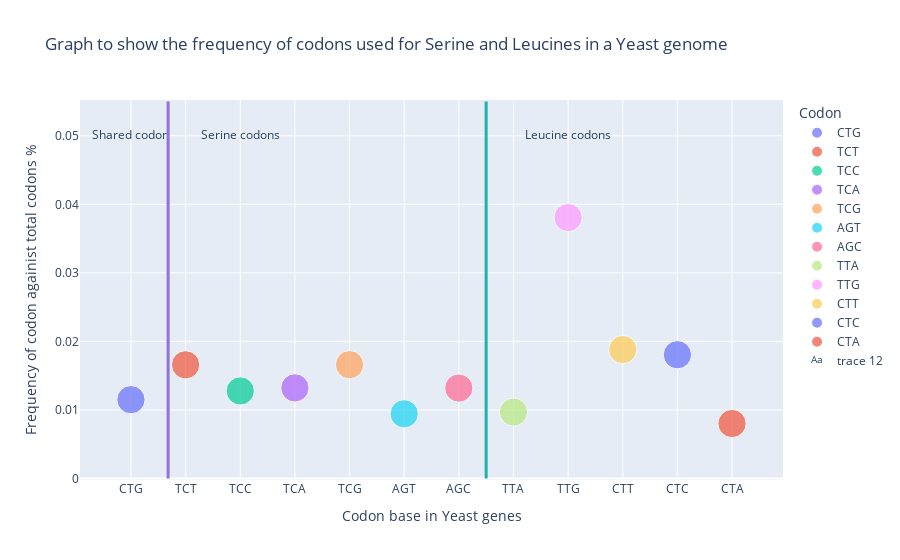

Notebook code for this chart:
### Code cell
#plot all the data onto a figure 

fig = px.scatter(
    x=codon_ord_list, 
    y=percentage_freqs,
    color = codon_ord_list,
    size = [2,2,2,2,2,2,2,2,2,2,2,2],
    title = 'Graph to show the frequency of codons used for Serine and Leucines in a Yeast genome'
)

fig.update_layout(showlegend=True, 
                  xaxis_type='category', xaxis_title='Codon base in Yeast genes',
                 yaxis_title='Frequency of codon againist total codons %',
                 legend_title='Codon') 

#adding a vertical line to sepearate data based on serine or leucine

fig.add_shape(
dict(
    type = 'line', 
x0 = 0.68,
y0 = 0,
x1 = 0.68,
y1 = 0.055,
    line = dict( 
    color = 'MediumPurple',
    width = 3)
))

#adding a vertical line  to sepearate data based on serine or leucine

fig.add_shape(
dict(
    type = 'line', 
x0 = 6.5,
y0 = 0,
x1 = 6.5,
y1 = 0.055,
    line = dict( 
    color = 'LightSeaGreen',
    width = 3)
))

# Create scatter trace of text labels

fig.add_trace(go.Scatter(
    x=['CTG','TCC', 'TTG'],
    y=[0.05, 0.05, 0.05],
    text=['Shared codon',
          "Serine codons",
          "Leucine codons"],
    mode="text"
))

### Figure 1 — Plotly figure (JSON) as saved in the notebook; plotly's stock layout.template omitted (floating-point values rounded to 4 significant figures)
{"data": [{"hovertemplate": "color=CTG<br>x=%{x}<br>y=%{y}<br>size=%{marker.size}<extra></extra>", "legendgroup": "CTG", "marker": {"color": "#636efa", "size": [2], "sizemode": "area", "sizeref": 0.005, "symbol": "circle"}, "mode": "markers", "name": "CTG", "orientation": "v", "showlegend": true, "type": "scatter", "x": ["CTG"], "xaxis": "x", "y": [0.0115], "yaxis": "y"}, {"hovertemplate": "color=TCT<br>x=%{x}<br>y=%{y}<br>size=%{marker.size}<extra></extra>", "legendgroup": "TCT", "marker": {"color": "#EF553B", "size": [2], "sizemode": "area", "sizeref": 0.005, "symbol": "circle"}, "mode": "markers", "name": "TCT", "orientation": "v", "showlegend": true, "type": "scatter", "x": ["TCT"], "xaxis": "x", "y": [0.01659], "yaxis": "y"}, {"hovertemplate": "color=TCC<br>x=%{x}<br>y=%{y}<br>size=%{marker.size}<extra></extra>", "legendgroup": "TCC", "marker": {"color": "#00cc96", "size": [2], "sizemode": "area", "sizeref": 0.005, "symbol": "circle"}, "mode": "markers", "name": "TCC", "orientation": "v", "showlegend": true, "type": "scatter", "x": ["TCC"], "xaxis": "x", "y": [0.01277], "yaxis": "y"}, {"hovertemplate": "color=TCA<br>x=%{x}<br>y=%{y}<br>size=%{marker.size}<extra></extra>", "legendgroup": "TCA", "marker": {"color": "#ab63fa", "size": [2], "sizemode": "area", "sizeref": 0.005, "symbol": "circle"}, "mode": "markers", "name": "TCA", "orientation": "v", "showlegend": true, "type": "scatter", "x": ["TCA"], "xaxis": "x", "y": [0.01322], "yaxis": "y"}, {"hovertemplate": "color=TCG<br>x=%{x}<br>y=%{y}<br>size=%{marker.size}<extra></extra>", "legendgroup": "TCG", "marker": {"color": "#FFA15A", "size": [2], "sizemode": "area", "sizeref": 0.005, "symbol": "circle"}, "mode": "markers", "name": "TCG", "orientation": "v", "showlegend": true, "type": "scatter", "x": ["TCG"], "xaxis": "x", "y": [0.01661], "yaxis": "y"}, {"hovertemplate": "color=AGT<br>x=%{x}<br>y=%{y}<br>size=%{marker.size}<extra></extra>", "legendgroup": "AGT", "marker": {"color": "#19d3f3", "size": [2], "sizemode": "area", "sizeref": 0.005, "symbol": "circle"}, "mode": "markers", "name": "AGT", "orientation": "v", "showlegend": true, "type": "scatter", "x": ["AGT"], "xaxis": "x", "y": [0.009438], "yaxis": "y"}, {"hovertemplate": "color=AGC<br>x=%{x}<br>y=%{y}<br>size=%{marker.size}<extra></extra>", "legendgroup": "AGC", "marker": {"color": "#FF6692", "size": [2], "sizemode": "area", "sizeref": 0.005, "symbol": "circle"}, "mode": "markers", "name": "AGC", "orientation": "v", "showlegend": true, "type": "scatter", "x": ["AGC"], "xaxis": "x", "y": [0.01319], "yaxis": "y"}, {"hovertemplate": "color=TTA<br>x=%{x}<br>y=%{y}<br>size=%{marker.size}<extra></extra>", "legendgroup": "TTA", "marker": {"color": "#B6E880", "size": [2], "sizemode": "area", "sizeref": 0.005, "symbol": "circle"}, "mode": "markers", "name": "TTA", "orientation": "v", "showlegend": true, "type": "scatter", "x": ["TTA"], "xaxis": "x", "y": [0.009692], "yaxis": "y"}, {"hovertemplate": "color=TTG<br>x=%{x}<br>y=%{y}<br>size=%{marker.size}<extra></extra>", "legendgroup": "TTG", "marker": {"color": "#FF97FF", "size": [2], "sizemode": "area", "sizeref": 0.005, "symbol": "circle"}, "mode": "markers", "name": "TTG", "orientation": "v", "showlegend": true, "type": "scatter", "x": ["TTG"], "xaxis": "x", "y": [0.03807], "yaxis": "y"}, {"hovertemplate": "color=CTT<br>x=%{x}<br>y=%{y}<br>size=%{marker.size}<extra></extra>", "legendgroup": "CTT", "marker": {"color": "#FECB52", "size": [2], "sizemode": "area", "sizeref": 0.005, "symbol": "circle"}, "mode": "markers", "name": "CTT", "orientation": "v", "showlegend": true, "type": "scatter", "x": ["CTT"], "xaxis": "x", "y": [0.01881], "yaxis": "y"}, {"hovertemplate": "color=CTC<br>x=%{x}<br>y=%{y}<br>size=%{marker.size}<extra></extra>", "legendgroup": "CTC", "marker": {"color": "#636efa", "size": [2], "sizemode": "area", "sizeref": 0.005, "symbol": "circle"}, "mode": "markers", "name": "CTC", "orientation": "v", "showlegend": true, "type": "scatter", "x": ["CTC"], "xaxis": "x", "y": [0.01806], "yaxis": "y"}, {"hovertemplate": "color=CTA<br>x=%{x}<br>y=%{y}<br>size=%{marker.size}<extra></extra>", "legendgroup": "CTA", "marker": {"color": "#EF553B", "size": [2], "sizemode": "area", "sizeref": 0.005, "symbol": "circle"}, "mode": "markers", "name": "CTA", "orientation": "v", "showlegend": true, "type": "scatter", "x": ["CTA"], "xaxis": "x", "y": [0.008019], "yaxis": "y"}, {"mode": "text", "text": ["Shared codon", "Serine codons", "Leucine codons"], "type": "scatter", "x": ["CTG", "TCC", "TTG"], "y": [0.05, 0.05, 0.05]}], "layout": {"legend": {"itemsizing": "constant", "title": {"text": "Codon"}, "tracegroupgap": 0}, "shapes": [{"line": {"color": "MediumPurple", "width": 3}, "type": "line", "x0": 0.68, "x1": 0.68, "y0": 0, "y1": 0.055}, {"line": {"color": "LightSeaGreen", "width": 3}, "type": "line", "x0": 6.5, "x1": 6.5, "y0": 0, "y1": 0.055}], "showlegend": true, "title": {"text": "Graph to show the frequency of codons used for Serine and Leucines in a Yeast genome"}, "xaxis": {"anchor": "y", "domain": [0, 1], "title": {"text": "Codon base in Yeast genes"}, "type": "category"}, "yaxis": {"anchor": "x", "domain": [0, 1], "title": {"text": "Frequency of codon againist total codons %"}}}}
